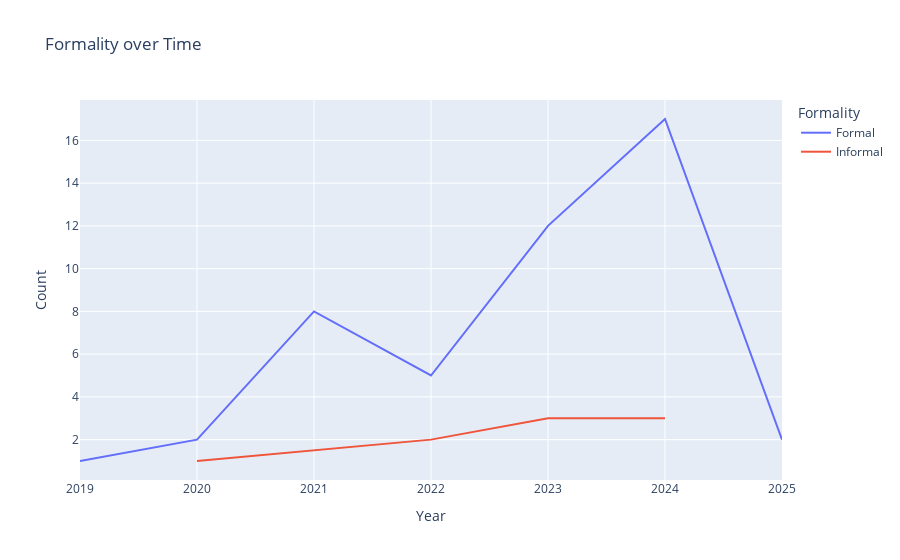

This figure's notebook cell:
### Code cell
import plotly.express as px
fig = px.line(df_formality, x="Year", y="Title", color="Formality", title="Formality over Time", labels={'Title': 'Count'})
fig.show()

### Figure 1 — Plotly figure (JSON) as saved in the notebook; plotly's stock layout.template omitted (floating-point values rounded to 4 significant figures)
{"data": [{"hovertemplate": "Formality=Formal<br>Year=%{x}<br>Count=%{y}<extra></extra>", "legendgroup": "Formal", "line": {"color": "#636efa", "dash": "solid"}, "marker": {"symbol": "circle"}, "mode": "lines", "name": "Formal", "orientation": "v", "showlegend": true, "type": "scatter", "x": [2019, 2020, 2021, 2022, 2023, 2024, 2025], "xaxis": "x", "y": [1, 2, 8, 5, 12, 17, 2], "yaxis": "y"}, {"hovertemplate": "Formality=Informal<br>Year=%{x}<br>Count=%{y}<extra></extra>", "legendgroup": "Informal", "line": {"color": "#EF553B", "dash": "solid"}, "marker": {"symbol": "circle"}, "mode": "lines", "name": "Informal", "orientation": "v", "showlegend": true, "type": "scatter", "x": [2020, 2022, 2023, 2024], "xaxis": "x", "y": [1, 2, 3, 3], "yaxis": "y"}], "layout": {"legend": {"title": {"text": "Formality"}, "tracegroupgap": 0}, "title": {"text": "Formality over Time"}, "xaxis": {"anchor": "y", "domain": [0, 1], "title": {"text": "Year"}}, "yaxis": {"anchor": "x", "domain": [0, 1], "title": {"text": "Count"}}}}
